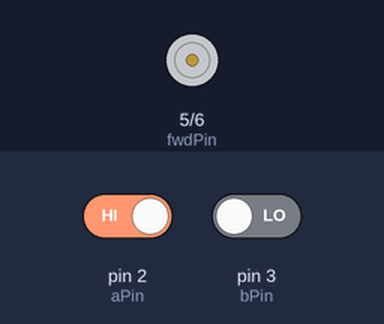
Bench run of a sketch on a simulated Arduino Uno, built with avr-gcc and run on an emulated ATmega328P. On the bench: motor-driver pin pairs drawn as motors (green arrow = first pin HIGH = forward, orange = second pin HIGH = backward, longer = more drive, scaled by the enable pin). The test bench sets the inputs (shaded band); at power-on: pin 3 (bPin) LOW, pin 2 (aPin) HIGH. What the sketch prints to the serial monitor is not drawn.

Above: at 0.8 s.
0.9 s: pin 3 (bPin) driven HIGH
At 1.5 s:
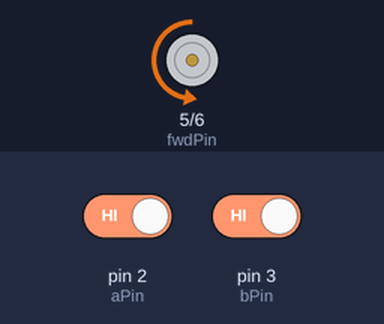
2.4 s: pin 2 (aPin) driven LOW
At 6.5 s:
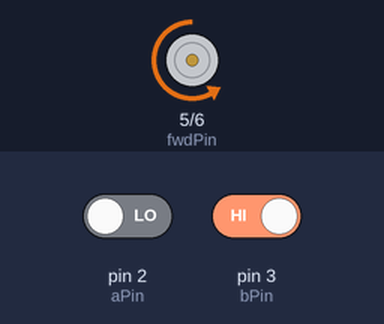
Timing chart, 0 to 8.0 s (numbered marks = the images above; inputs shaded):
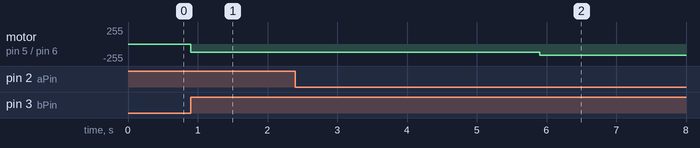

The sketch:

Microcontroller_POC_Motor.ino
```cpp
/*
  Purpose: To control a motor's speed and direction using feedback from an optical encoder
  Requirements: Arduino Uno, Encoder, Motor, Current driver
  Created by: Gary Jiang and Zachary Anderson
  Resources:  https://www.arduino.cc/reference/en/language/functions/external-interrupts/attachinterrupt/
              https://learn.adafruit.com/multi-tasking-the-arduino-part-2/timers
*/

// Pin Assignments
const byte aPin = 2; //Slot detector A pin
const byte bPin = 3; //Slot detector B pin
const byte enablePin = 9; //PWM signal to the current driver
const byte fwdPin = 5; //Pin to make motor go forward
const byte bwdPin = 6; //Pin to make motor go backwards
const byte buttonPin = 7;

// System Clock Frequency
const unsigned long int CLK = 16001675;

// Values for external interupt.
volatile long int motorPos_ISR = 0; //in degrees.  Assuming 360
volatile bool dir = true; // true if forward, false if backward
volatile bool transition = false; // true if last transition A, false if B
volatile bool interruptFlag = false;

double motorPos = 0;

//Define Variables we'll be connecting to
//const double Kd = 0.078;
//const double Kd = 0.005;
//const double Kp = 1.7*Kd;
//const double Kp = 51*Kd;
//const double Ki = 1.7*Kd;
//const double Kd = 0.082;
//const double Kp = 6*Kd;
//const double Ki = 0;

//Test more if other fails
//const double Kp = 0.495;
//const double Ki = 0.005;
//const double Kd = 0.0225;

const double Kp = 0.353306578885394;
const double Ki = 0.0118608742288199;
const double Kd = 0.283718414734085;

//Used for PID Controller function
double Error, previousError;
double input, output;
double Integral = 0;
double setPoint = 360;

bool milliSet = false;

void setup() {


  // initialize output pins:
  pinMode(enablePin, OUTPUT);
  pinMode(fwdPin, OUTPUT);
  pinMode(bwdPin, OUTPUT);
  analogWrite(enablePin, output);
  digitalWrite(fwdPin, HIGH);
  digitalWrite(bwdPin, LOW);

  // initialize input pins:
  pinMode(buttonPin, INPUT);
  pinMode(aPin, INPUT);
  pinMode(bPin, INPUT);

  //Timer Initialization
  noInterrupts();           // disable all interrupts

  Serial.begin(250000);

  while ( !digitalRead(aPin) or !digitalRead(bPin)){
    //Do nothing until motor is homed at 1,1
    };

  // Enable the interupts to exec on any transition of A or B.
  attachInterrupt(digitalPinToInterrupt(aPin), ISR_A, CHANGE);
  attachInterrupt(digitalPinToInterrupt(bPin), ISR_B, CHANGE);
  interrupts();             // enable all interrupts
}

void loop() {
  //Grabs the motor position using 2 interrupt service routines
  do{
    interruptFlag = false;
    motorPos = motorPos_ISR;
  }while(interruptFlag);

  motorPos = motorPos * 0.9; //Quadratrue encoder so multiply the motorPos by 0.9 degrees
  Serial.print("Motor pos ");
  Serial.println(motorPos);
  input = motorPos; //Pass motorPos to the input for our PID function
  //delay(5);
  output = PID_Controller(input, setPoint);
  Serial.print("Output ");
  Serial.println(output);
  output = output;
  //If the output from our PID controller is greater than 0 then we move the motor forward
  if(output >= 0) {
     digitalWrite(fwdPin, LOW);
     digitalWrite(bwdPin, HIGH);
   }
   //If the output from our PID controller is negative then we move the motor backwards
   else {
     digitalWrite(fwdPin, HIGH);
     digitalWrite(bwdPin, LOW);
   }
   /*if(abs(Error) < 40) {
    setPoint = -setPoint;
    Serial.println("SWITCHED ");
   }
   */

  //Increment the setpoint by 120 every 5 seconds.
  if(!(millis() % 5000)){
      setPoint += 120;
  }
  analogWrite(enablePin, byte abs(output));
  //analogWrite(enablePin, abs((byte)(((Output - 180) / 180) * 155)));

}

/*
================================================
FUNCTIONS
================================================
*/

/*PID controller that takes and input and a desired position and calculates the output
/Based on the Kp, Kd, and Ki values provided above.
*/
double PID_Controller (double input, double desired) {
  Error = desired - input;
  Integral = Integral + Error; //Accumulate error for Integral term
  //If the error is within 1 then we set the integral term to 0
  if(abs(Error) < 1) {
      Integral = 0;
  }
  //If error is outside of 60 then the integral term will be set to 0
  if(abs(Error) > 60) {
    Integral = 0;
  }

  double Derivative = Error - previousError; //Calculate the error over time
  previousError = Error;

  double output;
  output = Kp*Error + Ki*Integral + Kd*Derivative;
  //Ensuring maximum pwm value is 255 for our motor.
  if( output >= 255 ) {
    output = 255;
  }
  if( output <= -255) {
    output = -255;
  }
  return output;
};

void ISR_A(){
  // if last trans was A, then direction was switched
  if(transition == true) dir = !dir;
  transition = true;
  interruptFlag = true;

  motorPos_ISR = dir ? (motorPos_ISR + 1) : (motorPos_ISR - 1);
  };

void ISR_B(){
  //if last trans was B, direction was switched
  if(transition == false) dir = !dir;
  transition = false;
  interruptFlag = true;

  motorPos_ISR = dir ? (motorPos_ISR + 1) : (motorPos_ISR - 1);
  };
```

Measured:
- after the input at 0.9 s, motor on pin 5 (fwdPin) / pin 6 (bwdPin): stopped → backward 127/255 at once
- after the input at 2.4 s, motor on pin 5 (fwdPin) / pin 6 (bwdPin): backward 127/255 → backward 126/255 at once, → backward 169/255 3.5 s later
